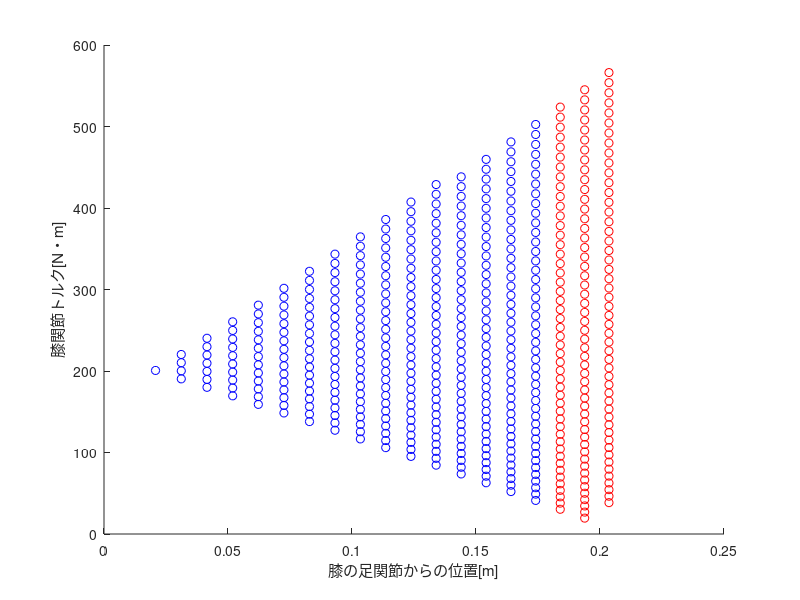

Write the MATLAB code that produced this figure. (Note: this script raises an error after producing the figure.)
close all;
clear;
%% 変数表
% theta_ank：足関節角度の範囲（床から下腿までの間の角度）
% theta_hip：股関節角度の範囲（水平面から上体までの間の角度）
% angle1：全姿勢の関節角度
% com1：全姿勢における各関節角度でのセグメントの質量中心の座標
% cog1：全姿勢における各関節角度での重心の座標
% angle2：スクワット姿勢として成立する姿勢の関節角度
% com2：スクワット姿勢として成立する姿勢のセグメントの質量中心の座標
% cog2：スクワット姿勢として成立する姿勢の重心の座標
% squat_plot_x：スクワットとして成立する姿勢のかかと・つま先・足関節・膝関節・股関節・頭のx座標
% squat_plot_y：スクワットとして成立する姿勢のかかと・つま先・足関節・膝関節・股関節・頭のy座標
% squat_out_plot_x：スクワットとして排除された姿勢のかかと・つま先・足関節・膝関節・股関節・頭のx座標
% squat_out_plot_y：スクワットとして排除された姿勢のかかと・つま先・足関節・膝関節・股関節・頭のy座標

%% 足部と下腿の質量を決定(論文1の体重を利用)
m_foot = 69.6*1.1*2/100;
m_low = 69.6*5.1*2/100;
m_femur = 69.6*11*2/100;
m_lower = m_foot+m_low+m_femur;
m_upperarm = 69.6*2.7/100;
m_forearm = 69.6*1.6/100;
m_hand = 69.6*0.6/100;
m_arm = m_upperarm+m_forearm+m_hand;
m_head = 69.6*6.9/100;
m_body = 69.6*48.9/100;
m_upper = m_arm*2+m_head+m_body; %頭部・胴体・上腕・前腕・手
m_all = m_upper+m_lower;
bar_index = 2; %重りが体重の何倍かを規定する
m_bar = m_all*bar_index;

%% 足部と下腿の部分長
height = 1.751;
len_foot = 0.15*height; %足部の長さ
len_low = 0.340*height; %下腿の長さ
len_femur = 0.19*height; %大腿の長さ
len_upperarm = 0.188*height; %前腕の長さ
len_forearm = 0.145*height;
len_hand = 0.108*height;
len_head = 0.130*height;
len_body = 0.340*height;
len_upper = len_head+len_body;
len_toe = len_foot*0.7;
len_heel = len_foot*0.3;

%% 各セグメントの質量中心(直立時の距骨と脛骨の接合部(くるぶし？自分の長さ)を原点Oとした座標)、質量中心の位置は上端からの比
cen_foot = 0.595;
cen_low = 0.406;
cen_femur = 0.475;
cen_upperarm = 0.529;
cen_forearm = 0.415;
cen_hand = 0.891;
cen_head = 0.821;
cen_body = 0.493;
cen_bar = 0.3; %肩からバーまでの比を表す

%% セグメントの質量中心までの距離(直立時の距骨と脛骨の接合部(くるぶし？自分の長さ)を原点Oとした座標)
mc_foot_x = len_toe-(len_foot*cen_foot); %つま先からくるぶしまでの距離
mc_foot_y = 0;
mc_low = len_low*(1-cen_low); %下端から下腿の質量中心までの距離
mc_femur = len_femur*(1-cen_femur); %下端から大腿の質量中心までの距離
mc_upperarm = len_upperarm*cen_upperarm; %上端から上腕の質量中心までの距離
mc_forearm = len_forearm*cen_forearm; %上端から質前腕の量中心までの距離
mc_hand = len_hand*cen_hand; %上端から手の質量中心までの距離
mc_head = len_head*cen_head; %上端から頭の質量中心までの距離
mc_body = len_body*cen_body; %上端(肩)から胴体の質量中心までの距離
mc_bar = len_body*cen_bar; %上端(肩)からバーまでの距離

%% 上半身の腰から質量中心までの距離
%上半身の質量中心では以下の仮定を置く
%・腕の各セグメントの質量中心は一直線状にある
%・腕の質量中心が腕は左右対称と考えて胴体の中心線上に質量中心がある
%・頭・腕・胴の質量中心が一直線状にある
%→腕の質量中心を出してから、頭と腕と胴の重心を出して腰からそこまでの距離を出す
%以下は腕の質量中心、肩からの距離にしている
mc_arm = (m_upperarm*mc_upperarm + m_forearm*(len_upperarm+mc_forearm) + m_hand*(len_upperarm+len_forearm+cen_hand))/m_arm;  
%頭を原点に下方向が正で重心を出している、胴体と腕の質量中心までの距離は(肩から質量中心までの距離)+(頭の長さ)で出している
mc_upper = len_upper - (m_head*mc_head+m_body*(len_head+mc_body)+m_arm*2*(len_head+mc_arm)+m_bar*(len_head+mc_bar))/(m_upper+m_bar); 

%% 関節の可動域
% 関節角度は水平線からセグメントまでの角度
theta_ank = deg2rad(70:90);
theta_hip = deg2rad(55:180);

%% 各関節角度に対する各セグメントの質量中心の座標
angle1 = NaN(length(theta_ank)*length(theta_hip),3);
cos1 = NaN(length(theta_ank)*length(theta_hip),6);
col = 0;
% cos1は質量中心を表して順番に(下腿質量中心のx 下腿質量中心のy 大腿質量中心のx 大腿質量中心のy 上体質量中心のx 上体質量中心のy)
% angle1は設定した関節角度全ての姿勢における(足関節角度 股関節角度 膝関節角度)
for i = 1:length(theta_ank)
    x_low = mc_low*cos(theta_ank(i)); %下腿の質量中心のx座標を(下腿の長さ)*sinθで計算
    y_low = mc_low*sin(theta_ank(i)); %下腿の質量中心のy座標を(下腿の長さ)*cosθで計算
    x_femur = len_low*cos(theta_ank(i)) + mc_femur*cos(pi/2+theta_ank(i));
    y_femur = len_low*sin(theta_ank(i)) + mc_femur*sin(pi/2+theta_ank(i));
    for j = 1:length(theta_hip)
        x_upper = len_low*cos(theta_ank(i)) + len_femur*cos(pi/2+theta_ank(i))+ mc_upper*cos(theta_hip(j)-pi/2+theta_ank(i));
        y_upper = len_low*sin(theta_ank(i)) + len_femur*sin(pi/2+theta_ank(i))+ mc_upper*sin(theta_hip(j)-pi/2+theta_ank(i));
        col = col+1;
        angle1(col,:) = [theta_ank(i) pi/2 theta_hip(j)];
        cos1(col,:) = [x_low y_low x_femur y_femur x_upper y_upper];
    end
end

%% 各関節角度に対する重心座標
cog1 = NaN(length(theta_ank)*length(theta_hip),2);
% cog1は設定した関節角度全てにおける重心を表して順番に(重心のx座標 重心のy座標)
for l = 1:length(theta_ank)*length(theta_hip)
    x_g = (m_foot*mc_foot_x + m_low*cos1(l,1) + m_femur*cos1(l,3) + (m_upper+m_bar)*cos1(l,5))/(m_foot+m_low+m_femur+m_upper+m_bar);
    y_g = (m_foot*mc_foot_y + m_low*cos1(l,2) + m_femur*cos1(l,4) + (m_upper+m_bar)*cos1(l,6))/(m_foot+m_low+m_femur+m_upper+m_bar);
    cog1(l,:) = [x_g y_g];
end 

%% 重心が足関節内にあるかの判定
% cog2は重心が基底面内にある姿勢の重心を表して順番に(重心のx座標 重心のy座標)
% angle2は重心が基底面内にある姿勢の関節角度
% 以下は重心が基底面内にある姿勢の重心(cog)、関節角度(angle)、各セグメントの質量中心座標(com)を出している

outcog1 = (cog1(:,1) < len_toe).*(cog1(:,1) > -len_heel);
ok_indexes1 = find(outcog1);

cog2 = cog1(ok_indexes1,:);
angle2 = angle1(ok_indexes1,:);
cos2 = cos1(ok_indexes1,:);

out_indexes1 = find(~outcog1);
out_cog2 = cog1(out_indexes1,:);
out_angle2 = angle1(out_indexes1,:);
out_cos2 = cos1(out_indexes1,:);

% scatter(rad2deg(angle2(:,1)), rad2deg(angle2(:,3)))
% xlabel('ankle joint angle')
% ylabel('hip joint angle')

sz1 = size(angle2);
sz2 = size(out_angle2);

%% スクワット姿勢として認められた姿勢のプロット用の座標
% pknee,phip,phead は基底面内に重心がある姿勢の膝・股関節・頭の位置座標
pknee1 = [(len_low.*cos(angle2(:,1))) (len_low.*sin(angle2(:,1)))];
phip1 = [pknee1(:,1)+len_femur*cos(pi/2+angle2(:,1)) pknee1(:,2)+len_femur*sin(pi/2+angle2(:,1))];
phead1 = [phip1(:,1)+len_upper.*cos(angle2(:,3)-pi/2+angle2(:,1)) phip1(:,2)+len_upper.*sin(angle2(:,3)-pi/2+angle2(:,1))];
pbar1 = [phip1(:,1)+len_body*(1-cen_bar).*cos(angle2(:,3)-pi/2+angle2(:,1)) phip1(:,2)+len_body*(1-cen_bar).*sin(angle2(:,3)-pi/2+angle2(:,1))];

%% スクワット姿勢として認められた姿勢のプロット
% for m = 1:sz1(1)
%     figure(3)
%     hold on
%     plot([len_toe -len_heel], [0 0], '-ok');
%     plot([0 pknee1(m,1)], [0 pknee1(m,2)],'-ok');
%     plot([pknee1(m,1) phip1(m,1)], [pknee1(m,2) phip1(m,2)],'-ok');
%     plot([phip1(m,1) phead1(m,1)], [phip1(m,2) phead1(m,2)],'-ok');
%     plot(cog2(m,1),cog2(m,2),'*');
%     plot(pbar1(m,1),pbar1(m,2),'ok','MarkerSize',10)
% end

%% スクワット姿勢として排除された姿勢のプロット用の座標
out_pknee1 = [(len_low.*cos(out_angle2(:,1))) (len_low.*sin(out_angle2(:,1)))];
out_phip1 = [out_pknee1(:,1)+len_femur*cos(pi/2+out_angle2(:,1)) out_pknee1(:,2)+len_femur*sin(pi/2+out_angle2(:,1))];
out_phead1 = [out_phip1(:,1)+len_upper.*cos(out_angle2(:,3)-pi/2+out_angle2(:,1)) out_phip1(:,2)+len_upper.*sin(out_angle2(:,3)-pi/2+out_angle2(:,1))];
out_bar1 = [out_phip1(:,1)+len_body*(1-cen_bar).*cos(out_angle2(:,3)-pi/2+out_angle2(:,1)) out_phip1(:,2)+len_body*(1-cen_bar).*sin(out_angle2(:,3)-pi/2+out_angle2(:,1))];

%% スクワット姿勢としてはじかれた姿勢のプロット
% for n = 1:sz2(1)
%     figure(4)
%     hold on
%     plot([len_toe -len_heel], [0 0], '-ok');
%     plot([0 out_pknee1(n,1)], [0 out_pknee1(n,2)],'-ok');
%     plot([out_pknee1(n,1) out_phip1(n,1)], [out_pknee1(n,2) out_phip1(n,2)],'-ok');
%     plot([out_phip1(n,1) out_phead1(n,1)], [out_phip1(n,2) out_phead1(n,2)],'-ok');
% end

%% 関節トルクを求めるにあたっての初期値
g = -9.80;

%% 各姿勢における足関節トルクの計算
fground = [0 -m_all*g-m_bar*g];
% fground は順番に(床反力のx成分 床反力のy成分)
fankle1 = [-fground(1) -fground(2)-m_foot*g];
% fankle1 は順番に(足関節間力のx成分　足関節間力のy成分)
% 足関節間力のx成分は (-床反力のx成分) で計算
% 足関節間力のy成分は (-床反力のy成分-足部にかかる重力) で計算
pre_momenta1 = NaN(sz1(1),6);
pre_momenta1(:,1) = cog2(:,1)-mc_foot_x;
pre_momenta1(:,2) = mc_foot_y;
pre_momenta1(:,3) = 0;
pre_momenta1(:,4) = fground(1);
pre_momenta1(:,5) = fground(2);
pre_momenta1(:,6) = 0;
% pre_momenta1 は床反力のモーメントの力、セグメント重心からの距離のx,y,z成分を順番に並べたもの
pre_momenta2 = NaN(sz1(1),6);
pre_momenta2(:,1) = 0-mc_foot_x;
pre_momenta2(:,2) = 0-mc_foot_y;
pre_momenta2(:,3) = 0;
pre_momenta2(:,4) = fankle1(1);
pre_momenta2(:,5) = fankle1(2);
pre_momenta2(:,6) = 0;
% pre_momenta2 は足部にかかる足関節間力のモーメントの力、セグメント重心からの距離のx,y,z成分を順番に並べたもの
momenta1 = cross(pre_momenta1(:,1:3), pre_momenta1(:,4:6));
momenta2 = cross(pre_momenta2(:,1:3), pre_momenta2(:,4:6));
torque_ankle1 = -(momenta1(:,3)+momenta2(:,3));
% momenta1 は床反力のモーメント、momenta2 は足関節間力のモーメント
% mesh([angle2(:,1) angle2(:,3) torque_ankle])

%% 各姿勢における膝関節トルクの計算
fankle2 = -fankle1;
% fankel2 は足部にかかる足関節間力と大きさは一緒で逆方向の力 = 下腿にかかる足関節間力
fknee1 = NaN(sz1(1),2);
fknee1(:,1) = -fankle2(1);
fknee1(:,2) = -fankle2(2)-m_low*g;
% fknee1 膝関節間力を表しては順番に(膝関節間力のx成分　膝関節間力のy成分)
% 膝関節間力のx成分は (-下腿への足関節間力のx成分) で計算
% 膝関節間力のy成分は (-下腿への足関節間力のy成分-下腿にかかる重力) で計算
pre_momentk1 = NaN(sz1(1),6);
pre_momentk1(:,1) = 0-cos2(:,1);
pre_momentk1(:,2) = 0-cos2(:,2);
pre_momentk1(:,3) = 0;
pre_momentk1(:,4) = fankle2(:,1);
pre_momentk1(:,5) = fankle2(:,2);
pre_momentk1(:,6) = 0;
% pre_momentk1 は下腿にかかる足関節間力の下腿重心からの距離のx,y,z成分、モーメントの力を順番に並べたもの
pre_momentk2 = NaN(sz1(1),6);
pre_momentk2(:,1) = pknee1(:,1)-cos2(:,1);
pre_momentk2(:,2) = pknee1(:,2)-cos2(:,2);
pre_momentk2(:,3) = 0;
pre_momentk2(:,4) = fknee1(:,1);
pre_momentk2(:,5) = fknee1(:,2);
pre_momentk2(:,6) = 0;
% pre_momentk2 は下腿にかかる膝関節間力の下腿重心からの距離のx,y,z成分、モーメントの力を順番に並べたもの   
momentk1 = cross(pre_momentk1(:,1:3), pre_momentk1(:,4:6));
momentk2 = cross(pre_momentk2(:,1:3), pre_momentk2(:,4:6));
torque_knee1 = -(momentk1(:,3)+momentk2(:,3)-torque_ankle1);
% momentk1 は足関節間力のモーメント、momentk2 は膝関節間力のモーメント

%% 各姿勢における股関節トルクの計算
fknee2 = -fknee1;
% fknee2 は下腿にかかる膝関節間力と大きさは一緒で逆方向の力 = 大腿にかかる膝関節間力
fhip1 = NaN(sz1(1),2);
fhip1(:,1) = -fknee2(:,1);
fhip1(:,2) = -fknee2(:,2)-m_femur*g;
% fhip1 は順番に(股関節間力のx成分　股関節間力のy成分)
% 股関節間力のx成分は (-大腿への膝関節間力) で計算
% 股関節間力のy成分は (-大腿への膝関節間力-大腿にかかる重力) で計算
pre_momenth1 = NaN(sz1(1),6);
pre_momenth1(:,1) = pknee1(:,1)-cos2(:,3);
pre_momenth1(:,2) = pknee1(:,2)-cos2(:,4);
pre_momenth1(:,3) = 0;
pre_momenth1(:,4) = fknee2(:,1);
pre_momenth1(:,5) = fknee2(:,2);
pre_momenth1(:,6) = 0;
% pre_momenth1 は大腿にかかる膝関節間力のモーメントの力、大腿重心からの距離のx,y,z成分を順番に並べたもの
pre_momenth2 = NaN(sz1(1),6);
pre_momenth2(:,1) = phip1(:,1)-cos2(:,3);
pre_momenth2(:,2) = phip1(:,2)-cos2(:,4);
pre_momenth2(:,3) = 0;
pre_momenth2(:,4) = fhip1(:,1);
pre_momenth2(:,5) = fhip1(:,2);
pre_momenth2(:,6) = 0;
% pre_momenth2 は大腿にかかる股関節間力のモーメントの力、大腿重心からの距離のx,y,z成分を順番に並べたもの
momenth1 = cross(pre_momenth1(:,1:3), pre_momenth1(:,4:6));
momenth2 = cross(pre_momenth2(:,1:3), pre_momenth2(:,4:6));
torque_hip1 = -(momenth1(:,3)+momenth2(:,3)-torque_knee1);
% momentk1 は足関節間力のモーメント、momentk2 は膝関節間力のモーメント
% 大腿にかかる股関節トルク

%% 股関節トルクの確認
torque_hip1_confirm = NaN(sz1(1),1);
for n = 1:sz1(1)
	moment = cross([cos2(n,5)-phip1(n,1) cos2(n,6)-phip1(n,2) 0], [0 m_upper*g+m_bar*g 0]);
	torque_hip1_confirm(n,1) = -moment(3);
end
% 上体にかかる股関節トルク
% 上体にかかる重力の股関節周りのモーメントとのつり合いで計算

%% 膝がつま先よりも前に出ている姿勢の判定
outcog2 = pknee1(:,1)>len_toe;
ok_indexes2 = find(outcog2);

cog3 = cog2(ok_indexes2,:);
angle3 = angle2(ok_indexes2,:);
cos3 = cos2(ok_indexes2,:);

pknee2 = pknee1(ok_indexes2,:);
phip2 = phip1(ok_indexes2,:);
phead2 = phead1(ok_indexes2,:);
pbar2 = pbar1(ok_indexes2,:);

out_indexes2 = find(~outcog2);
out_cog3 = cog2(out_indexes2,:);
out_angle3 = angle2(out_indexes2,:);
out_cos3 = cos2(out_indexes2,:);

pknee3 = pknee1(out_indexes2,:);
phip3 = phip1(out_indexes2,:);
phead3 = phead1(out_indexes2,:);
pbar3 = pbar1(out_indexes2,:);

sz3 = size(ok_indexes2);
sz4 = size(out_indexes2);

%% 膝がつま先よりも前に出ている姿勢のプロット
% for m = 1:sz3(1)
%     figure(5)
%     hold on
%     plot([len_toe len_toe],[0 height], '-')
%     plot([len_toe -len_heel], [0 0], '-ok');
%     plot([0 pknee2(m,1)], [0 pknee2(m,2)],'-ok');
%     plot([pknee2(m,1) phip2(m,1)], [pknee2(m,2) phip2(m,2)],'-ok');
%     plot([phip2(m,1) phead2(m,1)], [phip2(m,2) phead2(m,2)],'-ok');
%     plot(cog3(m,1),cog3(m,2),'*');
%     plot(pbar2(m,1),pbar2(m,2),'o','MarkerSize',10)
% end

%% 膝がつま先よりも前に出ていない姿勢のプロット
% for m = 1:sz4(1)
%     figure(6)
%     hold on
%     plot([len_toe len_toe],[0 height], '-')
%     plot([len_toe -len_heel], [0 0], '-ok');
%     plot([0 pknee3(m,1)], [0 pknee3(m,2)],'-ok');
%     plot([pknee3(m,1) phip3(m,1)], [pknee3(m,2) phip3(m,2)],'-ok');
%     plot([phip3(m,1) phead3(m,1)], [phip3(m,2) phead3(m,2)],'-ok');
%     plot(out_cog3(m,1),out_cog3(m,2),'*');
%     plot(pbar3(m,1),pbar3(m,2),'o','MarkerSize',10)
% end

%% 膝がつま先よりも前に出ている姿勢の膝関節トルク
torque_ankle2 = torque_ankle1(ok_indexes2,:);
torque_knee2 = torque_knee1(ok_indexes2,:);
torque_hip2 = torque_hip1(ok_indexes2,:);

%% 膝がつま先よりも前に出ていない姿勢の膝関節トルク
torque_ankle3 = torque_ankle1(out_indexes2,:);
torque_knee3 = torque_knee1(out_indexes2,:);
torque_hip3 = torque_hip1(out_indexes2,:);

%% 膝関節トルクの比較1
% figure(7)
% torque_knee4 = [torque_knee2 ; NaN(abs(sz3(1)-sz4(1)),1)];
% boxchart([torque_knee4 torque_knee3])
% xlabel("膝の位置");
% ylabel("膝関節トルク[N・m]");
% title("膝の位置ごとの膝関節発揮トルク(ハーフ)","バーの重さ=体重");
% text(0.92,390,{append('n=', num2str(sz3(1)))});
% text(1.93,359,{append('n=', num2str(sz4(1)))});

%% 股関節トルクの比較2
figure(8)
hold on
scatter(pknee2(:,1),torque_knee2,'r')
scatter(pknee3(:,1),torque_knee3,'b')
xlabel("膝の足関節からの位置[m]");
ylabel("膝関節トルク[N・m]");
title("膝の位置ごとの膝関節発揮トルク(ハーフ)","バーの重さ = 体重×2");

%% スティックピクチャ左下
pict_lb = [pknee3(end,:) phip3(end,:) phead3(end,:) pbar3(end,:)];
figure(9)
hold on
plot([len_toe -len_heel],[0 0],'-k','LineWidth',10);
plot([0 pict_lb(1)],[0 pict_lb(2)],'-ok','LineWidth',10);
plot([pict_lb(1) pict_lb(3)],[pict_lb(2) pict_lb(4)],'-ok','LineWidth',10);
plot([pict_lb(3) pict_lb(5)],[pict_lb(4) pict_lb(6)],'-k','LineWidth',10);
plot(pict_lb(5),pict_lb(6),'ok','MarkerSize',100,'LineWidth',10)
plot(pict_lb(7),pict_lb(8)+0.18,'ok','MarkerSize',50);
plot([len_toe len_toe],[0 1.8],'-b')
ylim([0 1.8])
xlim([-0.4 0.7])

%% スティックピクチャ右下
pict_rb = [pknee2(1,:) phip2(1,:) phead2(1,:) pbar2(1,:)];
figure(10)
hold on
plot([len_toe -len_heel],[0 0],'-k','LineWidth',10);
plot([0 pict_rb(1)],[0 pict_rb(2)],'-ok','LineWidth',10);
plot([pict_rb(1) pict_rb(3)],[pict_rb(2) pict_rb(4)],'-ok','LineWidth',10);
plot([pict_rb(3) pict_rb(5)],[pict_rb(4) pict_rb(6)],'-k','LineWidth',10);
plot(pict_rb(5),pict_rb(6),'ok','MarkerSize',100,'LineWidth',10)
plot(pict_rb(7),pict_rb(8)+0.16,'ok','MarkerSize',50);
plot([len_toe len_toe],[0 1.8],'-b')
ylim([0 1.8])
xlim([-0.4 0.7])

%% スティックピクチャ右上
pict_rt = [pknee2(50,:) phip2(50,:) phead2(50,:) pbar2(50,:)];
figure(11)
hold on
plot([len_toe -len_heel],[0 0],'-k','LineWidth',10);
plot([0 pict_rt(1)],[0 pict_rt(2)],'-ok','LineWidth',10);
plot([pict_rt(1) pict_rt(3)],[pict_rt(2) pict_rt(4)],'-ok','LineWidth',10);
plot([pict_rt(3) pict_rt(5)],[pict_rt(4) pict_rt(6)],'-k','LineWidth',10);
plot(pict_rt(5),pict_rt(6),'ok','MarkerSize',100,'LineWidth',10)
plot(pict_rt(7)-0.074,pict_rt(8),'ok','MarkerSize',50);
plot([len_toe len_toe],[0 1.8],'-b')
ylim([0 1.8])
xlim([-0.4 0.7])
